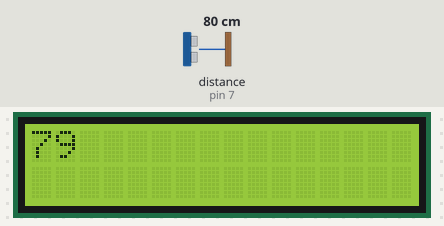
A sketch run on a simulated Arduino Uno, built with avr-gcc and run on an emulated ATmega328P. On the bench: 16×2 character LCD. Wiring (inferred from the names in the program): ultrasonic range finder: trigger pin 6; echo pin 7. The inputs (shaded band) are chosen by the test bench; at power-on: distance to the obstacle (sensor on pin 7) 80 cm. The echo pulse lasts 58.3 µs per cm; what the sketch prints to the serial monitor is not drawn.

Above: at 1.2 s.
1.3 s: distance to the obstacle (sensor on pin 7) set to 2 cm
At 2.5 s:
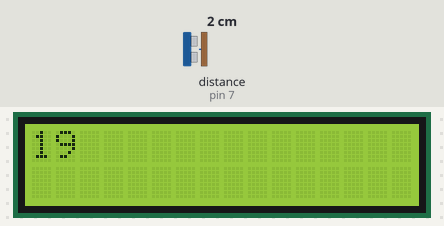
2.8 s: distance to the obstacle (sensor on pin 7) set to 18 cm
At 3.9 s:
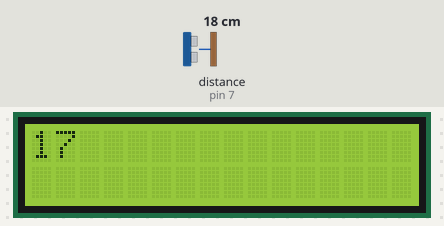
4.3 s: distance to the obstacle (sensor on pin 7) set to 120 cm
At 5.1 s:
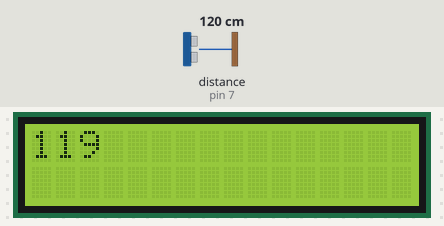
5.8 s: distance to the obstacle (sensor on pin 7) set to 35 cm
At 6.7 s:
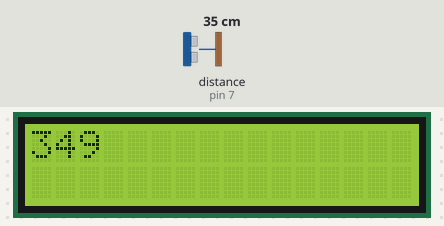
Timing chart, 0 to 8.3 s (numbered marks = the images above; inputs shaded):
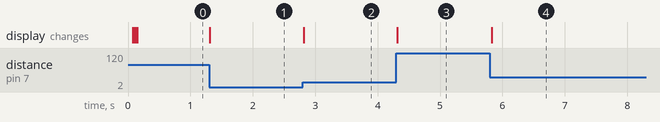

Measured:
- after the input at 1.3 s, the display: changes at once (image 1)
- after the input at 2.8 s, the display: changes at once (image 2)
- after the input at 4.3 s, the display: changes at once (image 3)
- after the input at 5.8 s, the display: changes at once (image 4)

The sketch:

Distance.ino
```cpp
//d// include the library code:
#include <LiquidCrystal.h>

// initialize the library by associating any needed LCD interface pin
// with the arduino pin number it is connected to
const int rs = 12, en = 11, d4 = 5, d5 = 4, d6 = 3, d7 = 2;
LiquidCrystal lcd(rs, en, d4, d5, d6, d7);

const int echoPin = 7;
const int trigPin = 6;

long duration;
int distance;

void setup() {
  // put your setup code here, to run once:
  lcd.begin(16, 2);
  pinMode(trigPin, OUTPUT);
  pinMode(echoPin, INPUT);
  Serial.begin(9600);
}

void loop() {
  // put your main code here, to run repeatedly:
  digitalWrite(trigPin, LOW);
  delay(2);

  //send singal
  digitalWrite(trigPin, HIGH);
  delayMicroseconds(10);
  digitalWrite(trigPin, LOW);

  //read echo
  duration = pulseIn(echoPin, HIGH); //in microseconds
  distance = duration * 0.0343 / 2;

  if(distance < 1600){
    lcd.setCursor(0,0);
    lcd.print(distance);
    Serial.print("Distance: ");
    Serial.println(distance);
  }
}
```
